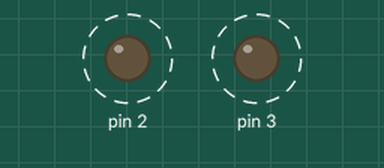
This sketch was run on a simulated Arduino Uno, built with avr-gcc and run on an emulated ATmega328P. On the bench: output pins drawn as LEDs (lit = HIGH). Dashed ring = blinking. Pins used as bus, display or sensor lines are not drawn; what the sketch prints to the serial monitor is not drawn.

Above: at 0.2 s.
Timing chart, 0 to 3.0 s (numbered marks = the images above):
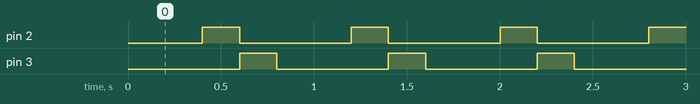

The sketch:

Lab2.5.ino
```cpp
void setup() {
Serial.begin(115200);
pinMode(0,OUTPUT);
pinMode(1,OUTPUT);
pinMode(2,OUTPUT);
pinMode(3,OUTPUT);
}
void loop() {
Serial.println("looping");
digitalWrite(0,HIGH);
delay(200);
digitalWrite(0,LOW);
digitalWrite(1,HIGH);
delay(200);
digitalWrite(1,LOW);
digitalWrite(2,HIGH);
delay(200);
digitalWrite(2,LOW);
digitalWrite(3,HIGH);
delay(200);
digitalWrite(3,LOW);

}
```

Measured:
- by itself, pin 2, pin 3: alternates HIGH for 0.20 s and LOW for 0.60 s
- by itself, everything shown: repeats every 0.80 s, in 3 steps
